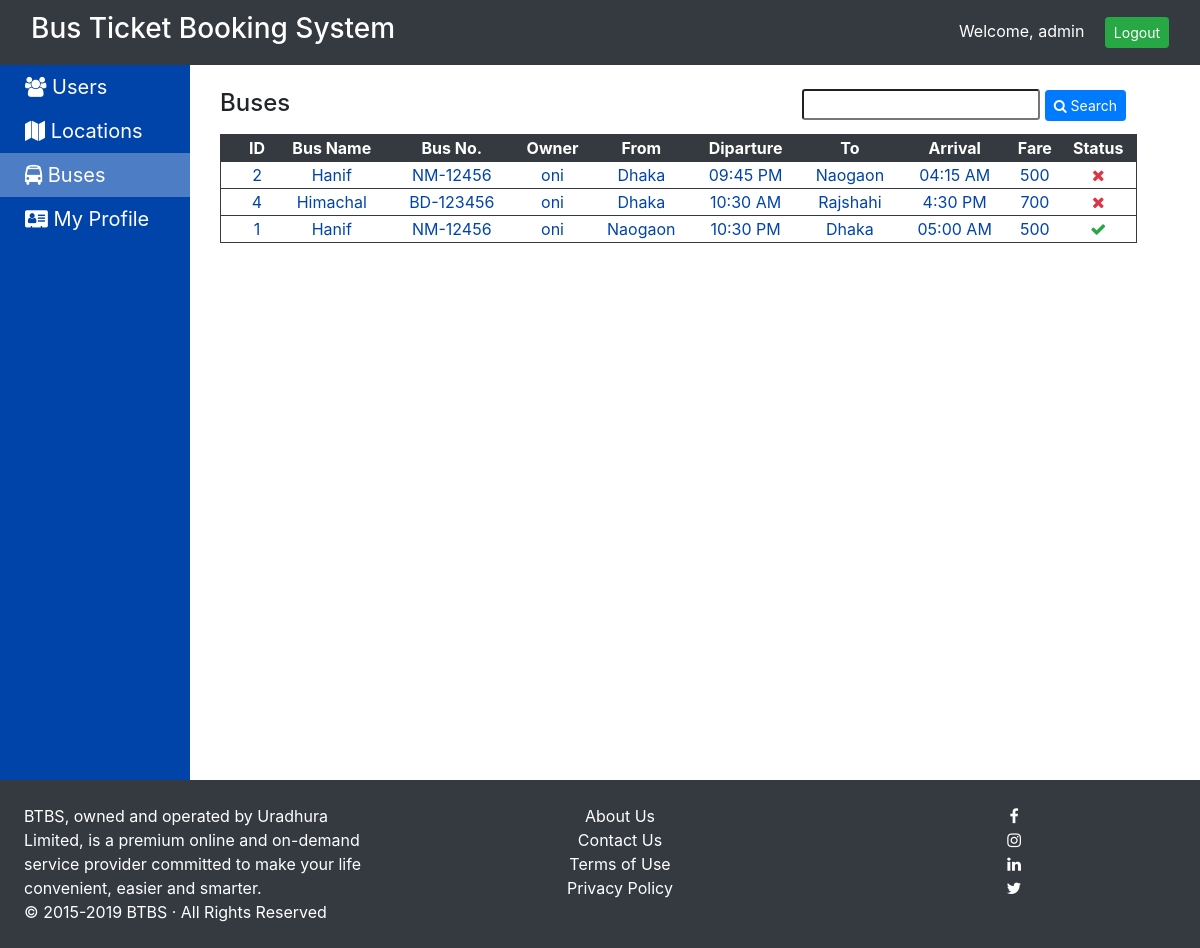
The app's page /buses.php (signed in) with its own data.
### tables this page shows
CREATE TABLE `buses` (
  `id` int(5) NOT NULL,
  `bname` varchar(25) NOT NULL,
  `bus_no` varchar(25) NOT NULL,
  `owner_id` int(5) NOT NULL,
  `from_loc` varchar(20) NOT NULL,
  `from_time` varchar(8) NOT NULL,
  `to_loc` varchar(20) NOT NULL,
  `to_time` varchar(8) NOT NULL,
  `fare` int(5) NOT NULL,
  `approved` tinyint(1) NOT NULL DEFAULT '0'
);

CREATE TABLE `users` (
  `id` int(5) NOT NULL,
  `uname` varchar(20) NOT NULL,
  `name` varchar(25) NOT NULL,
  `email` varchar(40) NOT NULL,
  `password` varchar(25) NOT NULL,
  `gender` enum('Male','Female','Other') NOT NULL,
  `utype` enum('Admin','Owner','Passenger') NOT NULL,
  `address` varchar(120) NOT NULL,
  `mobile` varchar(10) NOT NULL
);

### buses.php (the view, shortened to what this page needs)
<?php
include 'inc/basic_template.php';
?>
<div class="row mb-2">
    <h4 class="col-md-3">Buses</h4>
    <div class="col-md-8 text-right ml-4">
    <form method="post" action="">
    	<input type="text" name="bus" class="form-control-sm" value="<?php echo (isset($_POST['bus'])) ? $_POST['bus'] : ""; ?>">
        <button type="submit" class="btn btn-sm btn-primary"><i class="fa fa-search"></i> Search</button>
    </form>
    </div>
</div>
<table width="95%" class="table-con">
<tr class="head">
    <th>ID</th>
    <th>Bus Name</th>
    <th>Bus No.</th>
    <th>Owner</th>
    <th>From</th>
    <th>Diparture</th>
    <th>To</th>
    <th>Arrival</th>
    <th>Fare</th>
    <th>Status</th>
</tr>
<?php
$conn = initDB();
$sql = "select *,users.uname as owner,buses.id as bid from buses, users where owner_id=users.id";
$sql .= " order by approved";
$res = $conn->query($sql);
if ($res->num_rows == 0) {
    echo '
    <tr class="row">
        <td colspan="9" class="text-center">No Bus</td>
    </tr>';
}
else {
    while ($row = $res->fetch_assoc()) {
        echo '
        <tr class="content">
            <td>' . $row["bid"] . '</td>
            <td>' . $row["bname"] . '</td>
            <td>' . $row["bus_no"] . '</td>
            <td>' . $row["owner"] . '</td>
            <td>' . $row["from_loc"] . '</td>
            <td>' . $row["from_time"] . '</td>
            <td>' . $row["to_loc"] . '</td>
            <td>' . $row["to_time"] . '</td>
            <td>' . $row["fare"] . '</td>
            <td><a href="buses.php?id=' . $row["bid"] . '&toggle=';
            if ($row["approved"])
            	echo '0" title="Click to Unapprove"><i class="fa fa-check text-success">';
            else
            	echo '1" title="Click to Approve"><i class="fa fa-times text-danger">';
        echo '</i></a></td></tr>';
    }
}
?>
</table>
</div>

### css/style.css (style rules this page uses)
body { padding-top: 65px; }
.table-con { width: 95%; }
.table-con .row:first-of-type, .table-con .head { background: #343A40; border: 1px solid #343A40; color: #fff; }
.table-con a { text-decoration: none; }
.table-con .content { background: #fff!important; color: #0044aa!important; cursor: pointer; padding: 7px; border-width: 0 1px 1px 1px; border-color: #343A40; border-style: solid; }
.table-con .content td:first-of-type, .table-con .head th:first-of-type { padding-left: 20px; }
.table-con .content td, .table-con .head th { text-align: center; }

### records on screen
buses: id "2", bname "Hanif", bus_no "NM-12456", owner.uname "oni", from_loc "Dhaka", from_time "09:45 PM", to_loc "Naogaon", to_time "04:15 AM", fare "500", approved 0 (drawn)
buses: id "4", bname "Himachal", bus_no "BD-123456", owner.uname "oni", from_loc "Dhaka", from_time "10:30 AM", to_loc "Rajshahi", to_time "4:30 PM", fare "700", approved 0 (drawn)
buses: id "1", bname "Hanif", bus_no "NM-12456", owner.uname "oni", from_loc "Naogaon", from_time "10:30 PM", to_loc "Dhaka", to_time "05:00 AM", fare "500", approved 1 (drawn)

### other values on screen
$_SESSION['user']['uname'] "admin"
